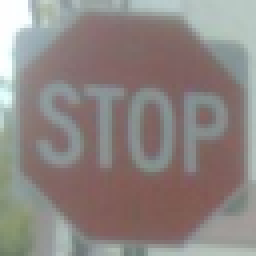
//> input picture opencv_linux/images/stopSamples/stop00.png, 64 x 64 px, given in place of girl.jpg, which was not available (shown 4 times larger); the run also reads 1 picture not shown here
$ ./trainSVM   (built with g++ and OpenCV 4)
//> lines starting //> are read from the running program, lines starting //| are printed output that depends on the picture; after the words box and inside, x2 and y2 are one past the last pixel; in counts of white or black regions, pixels touching at a corner belong together; pictures that were not available may be replaced by others from this repository, and a replacement may not be noted
/**
 * @File    : trainSVM.cpp
 * @Brief   : 基于机器学习方法，即支持向量机（Support Vector Machines， SVM）和基于梯度的直方图进行目标和行人的检测
 * @Author  : Wei Li
 * @Date    : 2021-08-11
*/

#include <iostream>
#include <iomanip>

#include <opencv2/imgproc.hpp>
#include <opencv2/highgui.hpp>
#include <opencv2/objdetect.hpp>
#include <opencv2/ml.hpp>

// draw one HOG over one cell
void drawHOG(std::vector<float>::const_iterator hog, // iterator to the HOG
             int numberOfBins,                       // number of bins inHOG
             cv::Mat &image,                         // image of the cell
             float scale = 1.0)                      // lenght multiplier
{
    const float PI = 3.1415927;
    float binStep = PI / numberOfBins;
    float maxLength = image.rows;
    float cx = image.cols / 2.;
    float cy = image.rows / 2.;

    // for each bin
    for (int bin = 0; bin < numberOfBins; bin++)
    {
        // bin orientation
        float angle = bin * binStep;
        float dirX = cos(angle);
        float dirY = sin(angle);
        // length of line proportion to bin size
        float length = 0.5 * maxLength * *(hog + bin);

        // drawing the line
        float x1 = cx - dirX * length * scale;
        float y1 = cy - dirY * length * scale;
        float x2 = cx + dirX * length * scale;
        float y2 = cy + dirY * length * scale;
        cv::line(image, cv::Point(x1, y1), cv::Point(x2, y2), CV_RGB(255, 255, 255), 1);
    }
}

// Draw HOG over an image
void drawHOGDescriptors(const cv::Mat &image, // the input image
                        cv::Mat &hogImage,    // the resulting HOG image
                        cv::Size cellSize,    // size of each cell (blocks are ignored)
                        int nBins)            // number of bins
{
    // block size is image size
    cv::HOGDescriptor hog(cv::Size((image.cols / cellSize.width) * cellSize.width,
                                   (image.rows / cellSize.height) * cellSize.height),
                          cv::Size((image.cols / cellSize.width) * cellSize.width,
                                   (image.rows / cellSize.height) * cellSize.height),
                          cellSize, // block stride (ony 1 block here)
                          cellSize, // cell size
                          nBins);   // number of bins

    // compute HOG
    std::vector<float> descriptors;
    hog.compute(image, descriptors);

    float scale = 2.0 / *std::max_element(descriptors.begin(), descriptors.end());

    hogImage.create(image.rows, image.cols, CV_8U);

    std::vector<float>::const_iterator itDesc = descriptors.begin();

    for (int i = 0; i < image.rows / cellSize.height; i++)
    {
        for (int j = 0; j < image.cols / cellSize.width; j++)
        {
            // draw wach cell
            hogImage(cv::Rect(j * cellSize.width, i * cellSize.height, cellSize.width, cellSize.height));
            drawHOG(itDesc, nBins, hogImage(cv::Rect(j * cellSize.width, i * cellSize.height, cellSize.width, cellSize.height)), scale);
            itDesc += nBins;
        }
    }
}

// -------------------------------
int main(int argc, char **argv)
{
    cv::Mat image = imread("./../images/girl.jpg", cv::IMREAD_GRAYSCALE);
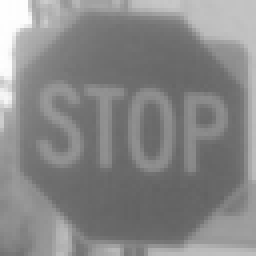
//> image: 64 rows x 64 cols, CV_8UC1 (shown 4 times larger); min 98, max 254, mean 135.1
    if (!image.data)
    {
        std::cerr << "--Error reading image file unsuccessfully." << std::endl;
        return 1;
    }
    cv::imshow("Original image", image);

    cv::HOGDescriptor hog(cv::Size((image.cols / 16) * 16, (image.rows / 16) * 16), // size of the window
                          cv::Size(16, 16),                                         // block size
                          cv::Size(16, 16),                                         // block stride
                          cv::Size(4, 4),                                           // cell size
                          9);                                                       // number of bins

    std::vector<float> descriptors;

    // Draw a representation of HOG cells
    cv::Mat hogImage = image.clone();
    drawHOGDescriptors(image, hogImage, cv::Size(16, 16), 9);
//> in drawHOGDescriptors, `hog.compute(image, descriptors);`: descriptors = 144 values, max 0.246 at index 45, min 0.000678 at index 109, mean 0.0589
//> in drawHOGDescriptors, `float scale = 2.0 / *std::max_element(descriptors.begin(), descriptors..`: scale = 8.13
//> the loop in drawHOGDescriptors, `for (int i = 0; i < image.rows / cellSize.height; i++)` made 4 passes
//> after the loop in drawHOGDescriptors, `for (int i = 0; i < image.rows / cellSize.height; i++)`:
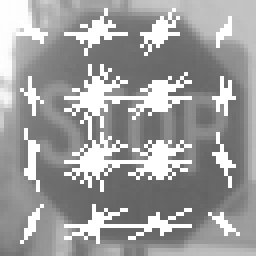
//> hogImage: 64 rows x 64 cols, CV_8UC1 (shown 4 times larger); 17.11% of pixels changed, all inside (x1, y1, x2, y2) = (4, 2, 60, 61)
    cv::imshow("HOG image", hogImage);

    // generate the filename
    std::vector<std::string> imgs;
    std::string prefix = "stopSamples/stop";
    std::string ext = ".png";

    // loading 8 positive samples
    std::vector<cv::Mat> positives;

    for (long i = 0; i < 8; i++)
    {
        std::string name(prefix);
        std::ostringstream ss;
        ss << std::setfill('0') << std::setw(2) << i;
        name += ss.str();
        name += ext;

        positives.push_back(cv::imread(name, cv::IMREAD_GRAYSCALE));
    }
//> pass 2 of the loop `for (long i = 0; i < 8; i++)`:
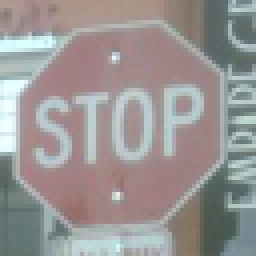
//> input picture opencv_linux/images/stopSamples/stop03.png, 64 x 64 px, given in place of stop01.png, which was not available (shown 4 times larger)
//> `positives.push_back(cv::imread(name, cv::IMREAD_GRAYSCALE));`:
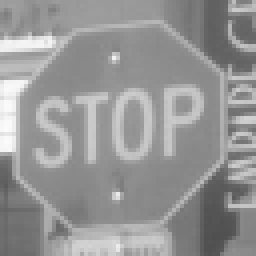
//> positives[1]: 64 rows x 64 cols, CV_8UC1 (shown 4 times larger); min 79, max 251, mean 149.4

    // the first 8 positive samples
    cv::Mat posSamples(2 * positives[0].rows, 4 * positives[0].cols, CV_8U);
    for (int i = 0; i < 2; i++)
        for (int j = 0; j < 4; j++)
        {
            positives[i * 4 + j].copyTo(posSamples(cv::Rect(j * positives[i * 4 + j].cols, i * positives[i * 4 + j].rows, positives[i * 4 + j].cols, positives[i * 4 + j].rows)));
        }

    cv::imshow("Positive samples", posSamples);
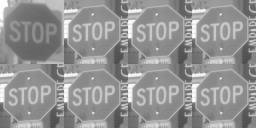
//> window 'Positive samples': 128 rows x 256 cols, CV_8UC1; min 79, max 254, mean 147.6

    // loading 8 negative samples
    std::string nprefix = "stopSamples/neg";
    std::vector<cv::Mat> negatives;

    for (long i = 0; i < 8; i++)
    {
        std::string name(nprefix);
        std::ostringstream ss;
        ss << std::setfill('0') << std::setw(2) << i;
        name += ss.str();
        name += ext;

        negatives.push_back(cv::imread(name, cv::IMREAD_GRAYSCALE));
    }
//> pass 2 of the loop `for (long i = 0; i < 8; i++)`:
//> neg01.png cannot be read in this run, so this picture is empty

    // the first 8 negative samples
    cv::Mat negSamples(2 * negatives[0].rows, 4 * negatives[0].cols, CV_8U);
//> (the run ends here: the program stops with an error, at `for (int i = 0; i < 2; i++)`)
